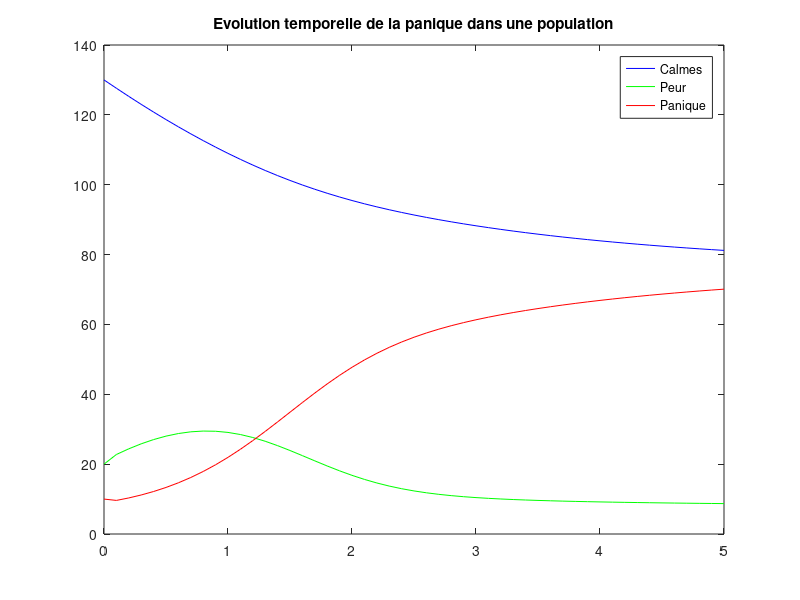
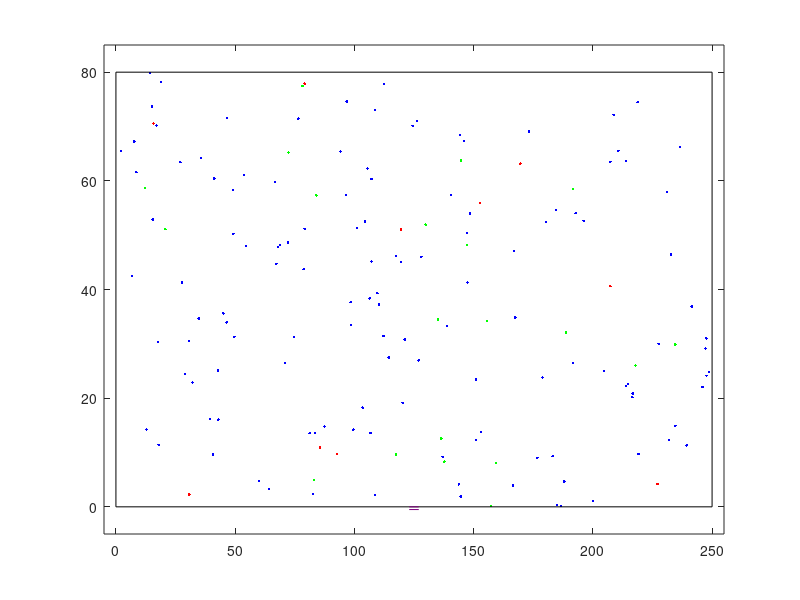
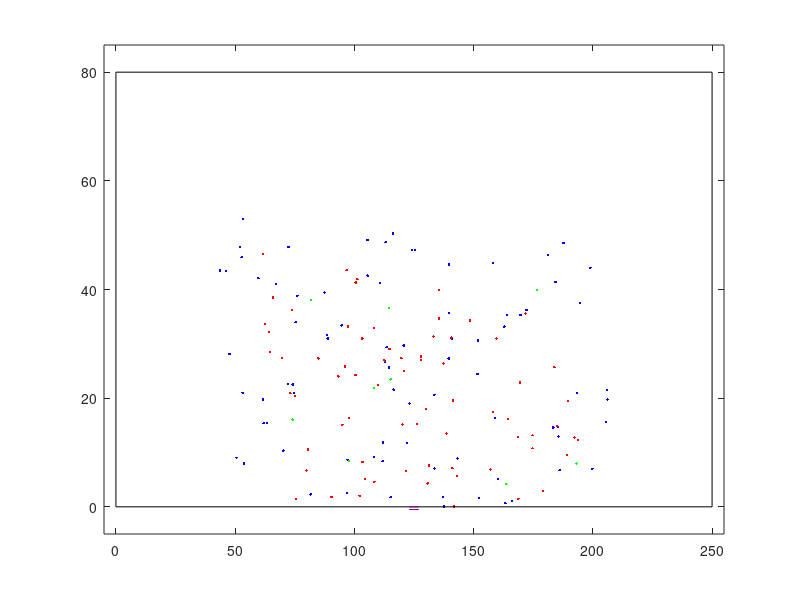

Write the MATLAB code that produced these figures, in order.
% MODELE INDIVIDU-CENTRE
% Evacuation d'une salle avec des individus calmes, paniqués et appeurés
% Calmes (X)
% Apeurés (Y)
% Paniqués (Z) 
clear all; close all;

%% Paramètres des équations :

% Déplacement des individus
D = 0.1;    % coeficient de diffusion
Dmax = 3;   % densité max acceptable pour individus immobiles dans une foule (RATP)
vp=1.5;     % vitesse d'un individu paniqué (m/s)
vc=1;       % vitesse d'un individu calme (m/s)

% Diffusion de la panique
a1 =0.2;       % proportion d'individus calmes qui deviennent apeurés
a2 =0.01;      % proportion d'individus apeurés qui se calment
b1 =0.1;       % taux de contamination des gens apeurés par les gens paniqués
b2 =0.2;       % proportion de personnes calmes qui deviennent apeurés
c1 =0.2;       % proportion de personnes paniqués qui deviennent calmes

% Distribution des individus :
N = 160;       % population totale
Z0 = 10;        % nombre initial d'individus paniqués
Y0 = 20;        % nombre initial d'individus apeurés
X0 = N-Z0-Y0;   % les autres individus sont calmes
etat(N,4)=false;
etat(1:X0,1)=true;
etat((X0+1):(X0+Y0),2)=true;
etat((X0+Y0+1):(X0+Y0+Z0),3)=true;

%% Discretisation temporelle :
t0 = 0;          % temps initial       
tf = 5;         % temps final
dt = 0.1;       % pas de temps
X = zeros(tf/dt,1);  
Y = zeros(tf/dt,1);   
Z = zeros(tf/dt,1);

%% Discretisation spatiale
h=1;        % pas spatial
l=250;      % longueur salle (m)
L=80;       % Largeur salle (m)
xPorte=l/2; % Position de la porte
yPorte=0;
lPorte=4;   % longueur de la porte (m)
position = [l*rand([N,1]),L*rand([N,1])]; % positionnement des individus dans la salle
Densite = N/(l*L);
CalculDensite = zeros(N,3);
nbOut=0;
nbPorte=0;

%% Initialisation
i=1;
ti=dt;  % temps courant
Xi=X0;
Yi=Y0;
Zi=Z0;
X(1,1)=X0;
Y(1,1)=Y0;
Z(1,1)=Z0;

%% Affichage Initial
figure(2);
%individus
x=position(:,1);
y=position(:,2);
calme=etat(:,1);
peur=etat(:,2);
panique=etat(:,3);
plot(x(calme),y(calme),'b.',x(peur),y(peur),'g.',x(panique),y(panique),'r.');
% murs de la salle
line([0 l],[L L],'Color','black');
line([0 l],[0 0],'Color','black');
line([l l],[0 L],'Color','black');
line([0 0],[0 L],'Color','black');
% porte
line([xPorte-lPorte/2 xPorte+lPorte/2],[yPorte yPorte],'Color',[0.5,0,0.5])
line([xPorte-lPorte/2 xPorte+lPorte/2],[yPorte-0.5 yPorte-0.5],'Color',[0.5,0,0.5])
axis([-5,l+5,-5,L+5])
    
%% Boucle principale
tic
while ti<tf
    
    n=length(x);
    drawnow;
    
    % Diffusion de la panique ---------------------------------------------
    
    % Schéma explicite pour les différents groupes
    X(i+1)= X(i) + dt*(-a1*X(i) + a2*Y(i) + c1*Z(i));
    Y(i+1)= Y(i) + dt*(a1*X(i) - a2*Y(i) + b2*Z(i) -b1*Y(i)*Z(i)*Densite);
    Z(i+1)= Z(i) + dt*(b1*Y(i)*Z(i)*Densite - b2*Z(i) - c1*Z(i));% Diffusion du carractère de panique
    
    % Changement d'état des individus
    Yi=round(Y(i));
    Xi=round(X(i));
    Zi=round(Z(i));
    etat(:,1)=false;
    etat(:,2)=false;
    etat(:,3)=false;
    etat(1:Xi,1)=true;
    etat((Xi+1):(Xi+Yi),2)=true;
    etat((Xi+Yi+1):N,3)=true;
    
    % Déplacement des individus -------------------------------------------
    
    % Sortie des individus ------------------------------------------------
    j=1;
    while j<N+1
        if(etat(j,4))
            etat(j,:)=false;
            etat(j,4)=true;
        elseif (position(j,2)<=(yPorte+1) && position(j,1)<=(xPorte+lPorte/2) && position(j,1)>=(xPorte-lPorte/2))
            etat(j,:)=false;
            etat(j,4)=true;
            nbOut=nbOut+1; 
        end
        CalculDensite(j,1)=floor(position(j,1));
        CalculDensite(j,2)=floor(position(j,2));
        j=j+1;
    end
    % MAJ densité (autour de la porte)
    for k=1:1:N
        for j=1:1:N
            if (CalculDensite(j,1)== CalculDensite(k,1) && CalculDensite(j,2)== CalculDensite(k,2))
                CalculDensite(j,3)+=1;
            end
        end
    end
    
    Densite=0.5
    calme=etat(:,1);
    peur=etat(:,2);
    panique=etat(:,3);
    sortis=etat(:,4);
    
    % Individus paniqués
    position(:,1) = x + (xPorte-x)*dt.*panique*(dt*(vp-Densite*vp/Dmax)) + randn(size(x))*sqrt(D*dt);
    position(:,2) = y + (yPorte-y)*dt.*panique*(dt*(vp-Densite*vp/Dmax)) + randn(size(y))*sqrt(D*dt);
    x=abs(position(:,1));
    y=abs(position(:,2));
    % Individus appeurés
    position(:,1) = x + (xPorte-x)*dt.*peur*(dt*(vp-Densite*vp/Dmax)) + randn(size(x))*sqrt(D*dt);
    position(:,2) = y + (yPorte-y)*dt.*peur*(dt*(vp-Densite*vp/Dmax)) + randn(size(y))*sqrt(D*dt);
    x=abs(position(:,1));
    y=abs(position(:,2));
    % Individus calmes
    position(:,1) = x + (xPorte-x)*dt.*calme*(dt*(vc-Densite*vc/Dmax));
    position(:,2) = y + (yPorte-y)*dt.*calme*(dt*(vc-Densite*vc/Dmax));
    x=abs(position(:,1));
    y=abs(position(:,2));
    % Individus sortis
    position(:,1) = x - sortis.*(x-xPorte);
    position(:,2) = y - sortis.*(y-yPorte);
    x=abs(position(:,1));
    y=abs(position(:,2));
    
    % Affichage -----------------------------------------------------------
    figure(4);
    %individus
    plot(x(calme),y(calme),'b.',x(peur),y(peur),'g.',x(panique),y(panique),'r.',x(sortis),y(sortis),'k.');
    % murs de la salle
    line([0 l],[L L],'Color','black');
    line([0 l],[0 0],'Color','black');
    line([l l],[0 L],'Color','black');
    line([0 0],[0 L],'Color','black');
    % porte
    line([xPorte-lPorte/2 xPorte+lPorte/2],[yPorte yPorte],'Color',[0.5,0,0.5])
    line([xPorte-lPorte/2 xPorte+lPorte/2],[yPorte-0.5 yPorte-0.5],'Color',[0.5,0,0.5])
    axis([-5,l+5,-5,L+5]);
    
    
    ti=ti+dt;
    i=i+1;
end
toc

%% Affichage portrait de phase
temps=transpose((t0):dt:tf);

figure(1)
plot(temps,X,'blue');
hold on;
plot(temps,Y,'green');
hold on;
plot(temps,Z,'red');
hl = legend(['Calmes ';'Peur   ';'Panique']);
title('Evolution temporelle de la panique dans une population');    %% titre du graphe
